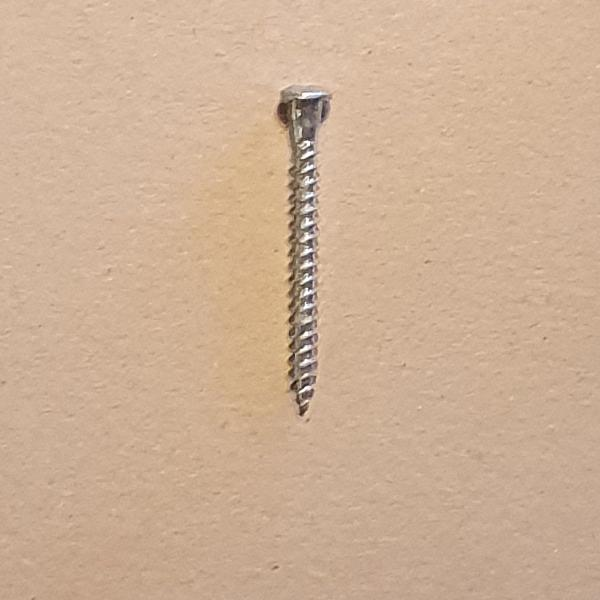
#> input picture exams/Exam-2024-Dec-Kat/data/screws/screws_000.jpg, 600 x 600 px, found by its file name; its folder holds 5 pictures in this run
$ python part3.py
#> lines starting #> are read from the running program, lines starting #| are printed output that depends on the picture
import sys
import os
project_root = os.path.abspath(os.path.join(os.path.dirname(__file__), "../../.."))
sys.path.append(project_root)

# Now import premade utility functions
from utils.io_utils import *
from utils.pca_utils import *
from utils.classifier_utils import *
from utils.morph_utils import *
from utils.optimization_utils import *
from utils.plot_utils import *


import os
import numpy as np
from sklearn.decomposition import PCA
from skimage.io import imread
from skimage.color import rgb2gray
from skimage.transform import resize

img_dir = "data/screws/"


image_filenames = sorted([
    f"screws_{i:03d}.jpg" for i in range(20)
])

# Load and stack all images into a 4D array (N, H, W, C)
images = [imread(os.path.join(img_dir, fname)) for fname in image_filenames]
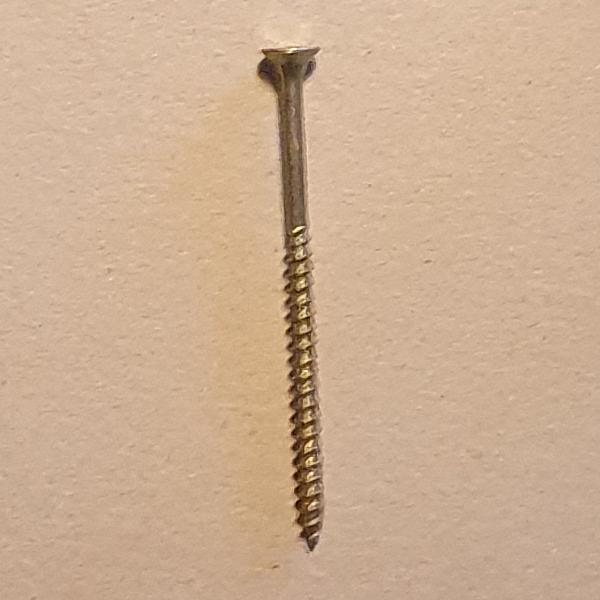
#> input picture exams/Exam-2024-Dec-Kat/data/screws/screws_001.jpg, 600 x 600 px, found by its file name
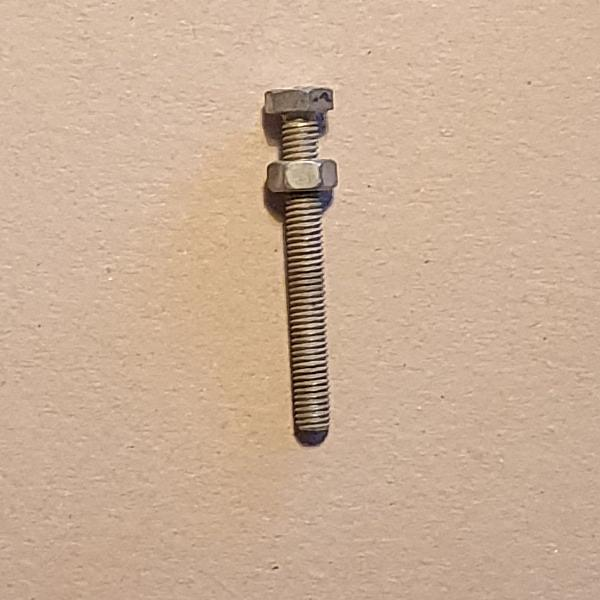
#> input picture exams/Exam-2024-Dec-Kat/data/screws/screws_002.jpg, 600 x 600 px, found by its file name
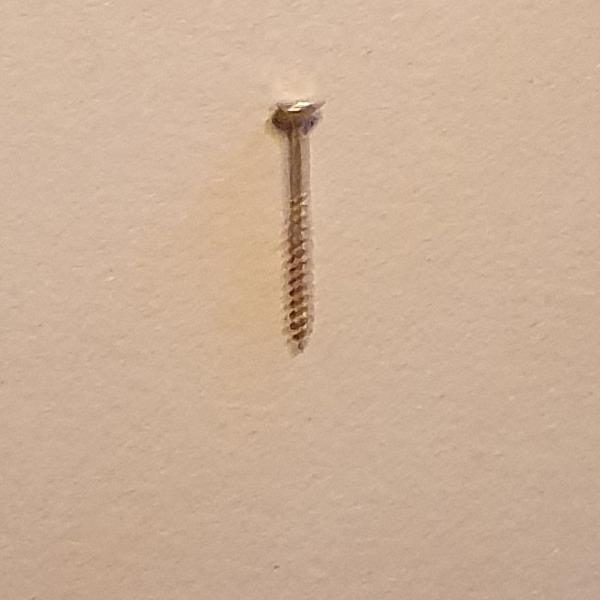
#> input picture exams/Exam-2024-Dec-Kat/data/screws/screws_003.jpg, 600 x 600 px, found by its file name
#> (the run stopped early here; a loop or call above may not have finished)
